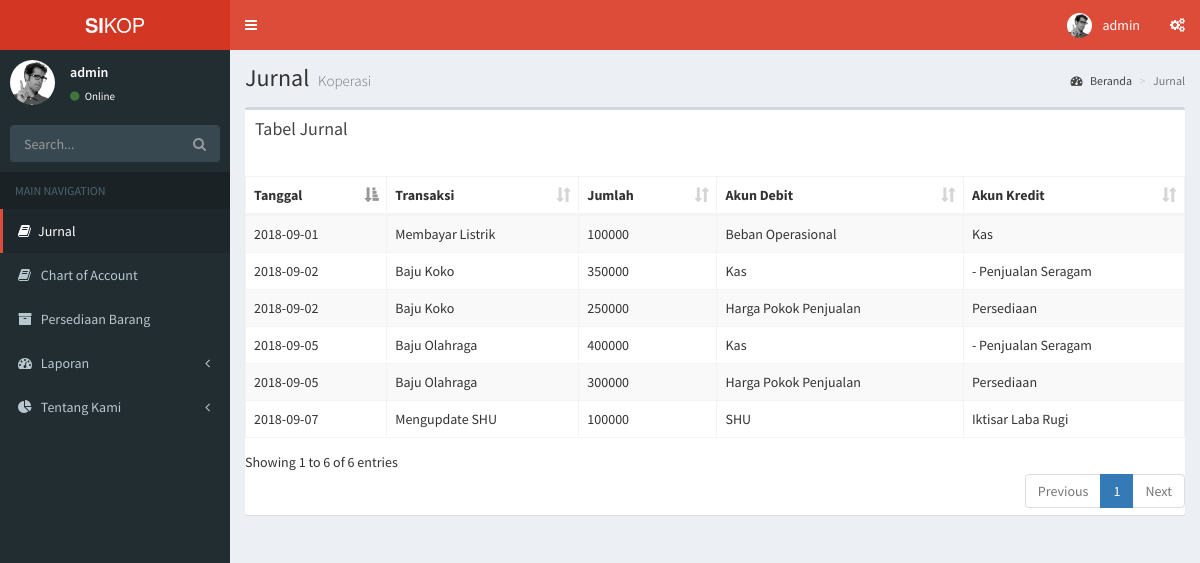
Page /user/jurnal.php (signed in) on the committed database.
### tables this page shows
CREATE TABLE `data_jurnal` (
  `id_jurnal` int(11) NOT NULL,
  `tanggal` date DEFAULT NULL,
  `transaksi` varchar(100) NOT NULL,
  `jumlah` int(15) NOT NULL,
  `akun_debit` varchar(100) NOT NULL,
  `akun_kredit` varchar(100) NOT NULL
);

### user/jurnal.php (the view, shortened to what this page needs)
<?php
include "../config.php";
$data_transaksi = mysqli_query($connect, "SELECT * FROM data_jurnal ORDER BY tanggal ASC");
?>
<!DOCTYPE html>
<html>
<head>
  <link rel="stylesheet" href="../bower_components/bootstrap/dist/css/bootstrap.min.css">
  <link rel="stylesheet" href="../bower_components/font-awesome/css/font-awesome.min.css">
  <link rel="stylesheet" href="../bower_components/Ionicons/css/ionicons.min.css">
  <link rel="stylesheet" href="../bower_components/datatables.net-bs/css/dataTables.bootstrap.min.css">
  <link rel="stylesheet" href="../dist/css/AdminLTE.min.css">
  <link rel="stylesheet" href="../dist/css/skins/_all-skins.min.css">
  <link rel="stylesheet" href="../bower_components/morris.js/morris.css">
  <link rel="stylesheet" href="../bower_components/jvectormap/jquery-jvectormap.css">
  <link rel="stylesheet" href="../bower_components/bootstrap-datepicker/dist/css/bootstrap-datepicker.min.css">
  <link rel="stylesheet" href="../bower_components/bootstrap-daterangepicker/daterangepicker.css">
  <link rel="stylesheet" href="../plugins/bootstrap-wysihtml5/bootstrap3-wysihtml5.min.css">
</head>
<body class="hold-transition skin-red sidebar-mini">
	<div class="wrapper">
		<header class="main-header">
			    <a href="index2.html" class="logo">
			      <span class="logo-lg"><b>SI</b>KOP</span>
			    </a>
			    <nav class="navbar navbar-static-top">
			      <a href="#" class="sidebar-toggle" data-toggle="push-menu" role="button">
			      </a>
			      <div class="navbar-custom-menu">
			        <ul class="nav navbar-nav">
			          <li class="dropdown user user-menu">
			            <a href="#" class="dropdown-toggle" data-toggle="dropdown">
			              <img src="../dist/img/user2-160x160.jpg" class="user-image" alt="User Image">
			              <span class="hidden-xs"><?php echo $_SESSION['username']?></span>
			            </a>
			          </li>
			          <li>
			            <a href="#" data-toggle="control-sidebar"><i class="fa fa-gears"></i></a>
			          </li>
			        </ul>
			    	</div>
				</nav>
		</header>
		<aside class="main-sidebar">
		  	<section class="sidebar">
		      <div class="user-panel">
		        <div class="pull-left image">
		          <img src="../dist/img/user2-160x160.jpg" class="img-circle" alt="User Image">
		        </div>
		        <div class="pull-left info">
		          <p><?php echo $_SESSION['username']?></p>
		          <a href="#"><i class="fa fa-circle text-success"></i> Online</a>
		        </div>
		      </div>
		      <form action="#" method="get" class="sidebar-form">
		        <div class="input-group">
		          <input type="text" name="q" class="form-control" placeholder="Search...">
		          <span class="input-group-btn">
		                <button type="submit" name="search" id="search-btn" class="btn btn-flat"><i class="fa fa-search"></i>
		                </button>
		              </span>
		        </div>
		      </form>
		      <ul class="sidebar-menu" data-widget="tree">
		        <li class="header">MAIN NAVIGATION</li>
		        <li class="active">
		        	<a href="jurnal.php"><i class="fa fa-book"></i><span>Jurnal</span></a>
		        </li>
		        <li>
		        	<a href="list_coa.php"><i class="fa fa-book"></i> <span>Chart of Account</span></a>
		        </li>
		        <li>
		        	<a href="list_barang.php"><i class="fa fa-archive"></i> <span>Persediaan Barang</span></a>
		        </li>
		        <li class="treeview">
		          <a href="#">
		            <i class="fa fa-dashboard"></i> <span>Laporan</span>
		            <span class="pull-right-container">
		              <i class="fa fa-angle-left pull-right"></i>
		            </span>
		          </a>
		        </li>
		        <li class="treeview">
		          <a href="#">
		            <i class="fa fa-pie-chart"></i>
		            <span>Tentang Kami</span>
		            <span class="pull-right-container">
		              <i class="fa fa-angle-left pull-right"></i>
		            </span>
		          </a>
		        </li>
		      </ul>
		  	</section>
		</aside>
		<div class="content-wrapper">
		    <section class="content-header">
		      <h1>
		        Jurnal
		        <small>Koperasi</small>
		      </h1>
		      <ol class="breadcrumb">
		        <li><a href="#"><i class="fa fa-dashboard"></i> Beranda</a></li>
		        <li class="active">Jurnal</li>
		      </ol>
		    </section>
		    <section class="content">
		    	<div class="row">
			        <div class="col-md-3 col-sm-6 col-xs-12">
			        </div>
			        <div class="col-md-3 col-sm-6 col-xs-12">
			        </div>
			        <div class="col-md-3 col-sm-6 col-xs-12">
			        </div>
			        <div class="col-md-3 col-sm-6 col-xs-12">
			        </div>
			      </div>
				<div class="row">
			        <div class="col-xs-12">
			             	<div class="box">
				            <div class="box-header">
				              <h3 class="box-title">Tabel Jurnal</h3>
				            </div>
				            <div class="box-body table-responsive no-padding">
				              <table id="example1" class="table table-bordered table-striped">
				              	<thead>
				                <tr>
				                	<th>Tanggal</th>
				                	<th>Transaksi</th>
				                	<th>Jumlah</th>
					                <th>Akun Debit</th>
					                <th>Akun Kredit</th>
				                </tr>
				                </thead>
				                <tbody>
				                <?php
							    while($user_data = mysqli_fetch_array($data_transaksi)) {
							        echo "<tr>";
							        echo "<td>".$user_data['tanggal']."</td>";
							        echo "<td>".$user_data['transaksi']."</td>";
							        echo "<td>".$user_data['jumlah']."</td>";
									echo "<td>".$user_data['akun_debit']."</td>";
									echo "<td>".$user_data['akun_kredit']."</td>";
							    }
							    ?>
							    </tbody>
				              	</table>
				            </div>
			          	</div>
			        </div>
			    </div>
		    </section>
	 	</div>
	</div>
</body>
</html>

### rows in the picture
data_jurnal: tanggal "2018-09-01", transaksi "Membayar Listrik", jumlah "100000", akun_debit "Beban Operasional", akun_kredit "Kas"
data_jurnal: tanggal "2018-09-02", transaksi "Baju Koko", jumlah "350000", akun_debit "Kas", akun_kredit "- Penjualan Seragam"
data_jurnal: tanggal "2018-09-02", transaksi "Baju Koko", jumlah "250000", akun_debit "Harga Pokok Penjualan", akun_kredit "Persediaan"
data_jurnal: tanggal "2018-09-05", transaksi "Baju Olahraga", jumlah "400000", akun_debit "Kas", akun_kredit "- Penjualan Seragam"
data_jurnal: tanggal "2018-09-05", transaksi "Baju Olahraga", jumlah "300000", akun_debit "Harga Pokok Penjualan", akun_kredit "Persediaan"
data_jurnal: tanggal "2018-09-07", transaksi "Mengupdate SHU", jumlah "100000", akun_debit "SHU", akun_kredit "Iktisar Laba Rugi"

### other values in the picture
$_SESSION['username'] "admin"
